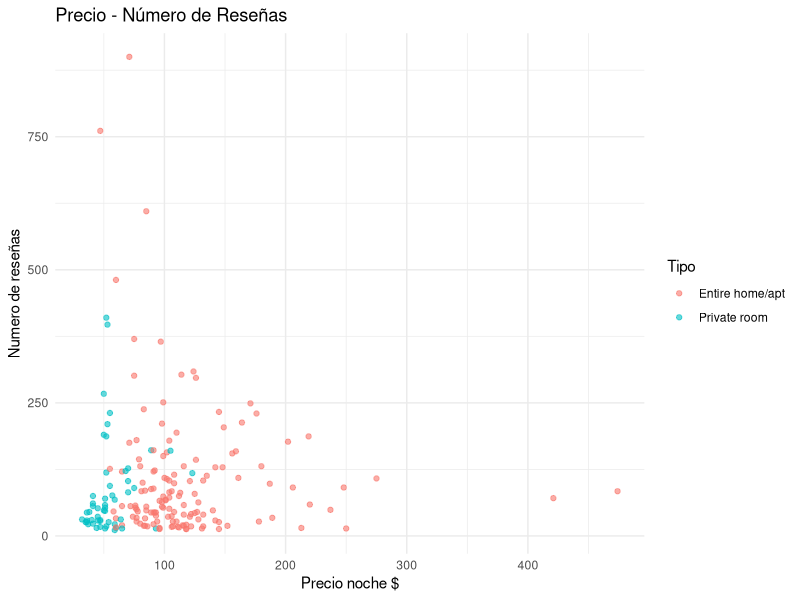
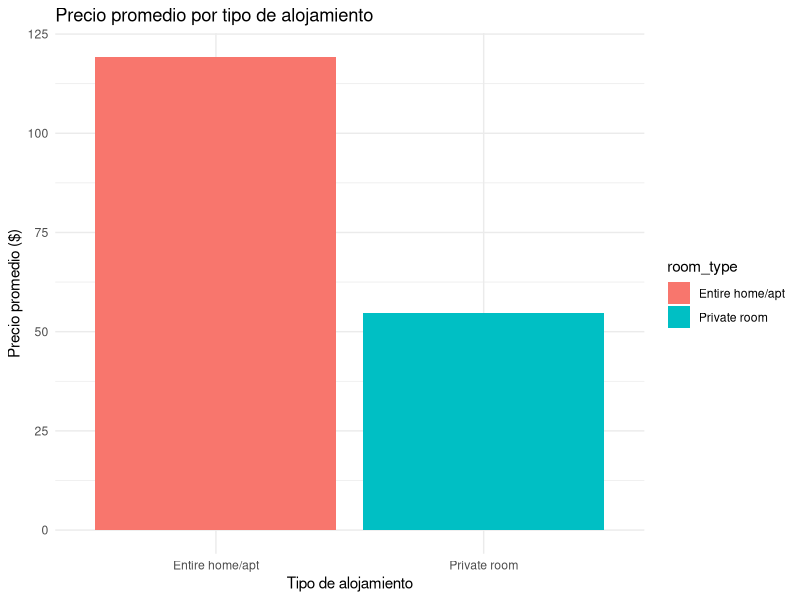
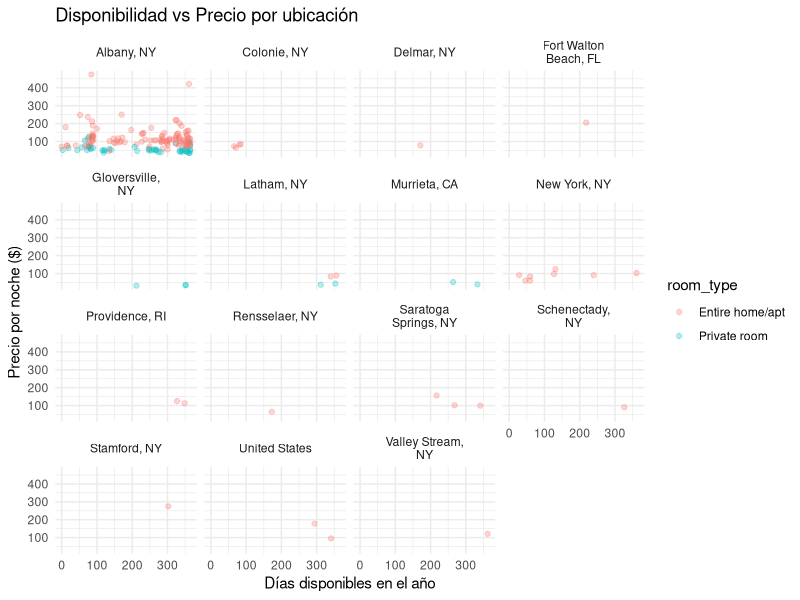

The R source for these figures, in order:
## ---- chunk 1
library(dplyr)
library(ggplot2)
library(tidyverse)
data_air_bnb <- read_csv("listings.csv")
print(data_air_bnb)
## ---- chunk 2
#Display the first rows and the structure of the dataset (head(), str())
head(data_air_bnb)
str(data_air_bnb)

#Perform aa transformation for the price column
data_air_bnb <- data_air_bnb %>%
  mutate(price = as.numeric(gsub("\\$", "", price)))


#Filters records to keep only accommodations with more than 10 reviews and a price less than $500 per night. #Also, excludes missing valuesfor the host_location column.
data_air_bnb_filter <- data_air_bnb %>%
  filter(number_of_reviews > 10 & price < 500 & !is.na(host_location) )

#Sorts data from highest to lowest availability (availability_365).
data_air_bnb_filter <- data_air_bnb_filter %>%
  arrange(desc(availability_365))

#Create a new column called total revenue, which represents the potential revenue in a year (price * availability_365).
data_air_bnb_filter <- data_air_bnb_filter %>%
  mutate(total_revenue= price * availability_365 )

data_air_bnb_filter <- data_air_bnb_filter %>%
  select(host_location, room_type, price, availability_365, total_revenue, number_of_reviews)

## ---- chunk 3
# Group  data by host_location
summary_by_host <- data_air_bnb_filter %>%
  group_by(host_location) %>%
  summarize(
    avg_price = mean(price, na.rm = TRUE),  # avrrage price by night
    total_listings = n(),  # total number of homes
    avg_total_income = mean(total_revenue, na.rm = TRUE)  # average income
  )

head(summary_by_host)

# Group  data by room_type
summary_by_room_and_host <- data_air_bnb_filter %>%
  group_by(host_location, room_type) %>%
  summarize(average_availability = mean(availability_365, na.rm = TRUE)  )# average available

# Group the data by room average availabllity.
head(summary_by_room_and_host)
## ---- chunk 4
ggplot(data = data_air_bnb_filter, aes(x = price, y = number_of_reviews, color = room_type)) +
  geom_point(alpha = 0.6) +
  labs(x = "Precio noche $", y = "Numero de reseñas", title = "Precio - Número de Reseñas",
       color = "Tipo") +
  theme_minimal()
## ---- chunk 5
resumen_room_type <- data_air_bnb_filter %>%
  group_by(room_type) %>%
  summarize(avg_price = mean(price, na.rm = TRUE))


ggplot(resumen_room_type, aes(x = room_type, y = avg_price, fill = room_type)) +
  geom_col() +
  labs(title = "Precio promedio por tipo de alojamiento",
       x = "Tipo de alojamiento",
       y = "Precio promedio ($)") +
  theme_minimal()

## ---- chunk 6

ggplot(data_air_bnb_filter, aes(x = availability_365, y = price, color= room_type)) +
  geom_point(alpha = 0.3) +
  facet_wrap(~host_location, labeller = labeller(host_location = label_wrap_gen(width = 15))) +
  labs(title = "Disponibilidad vs Precio por ubicación",
       x = "Días disponibles en el año", y = "Precio por noche ($)") +
  theme_minimal()

